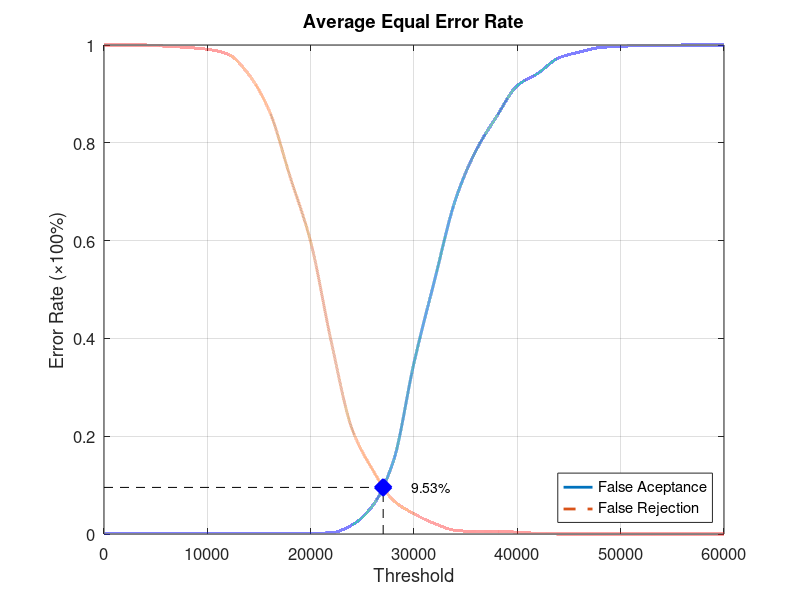
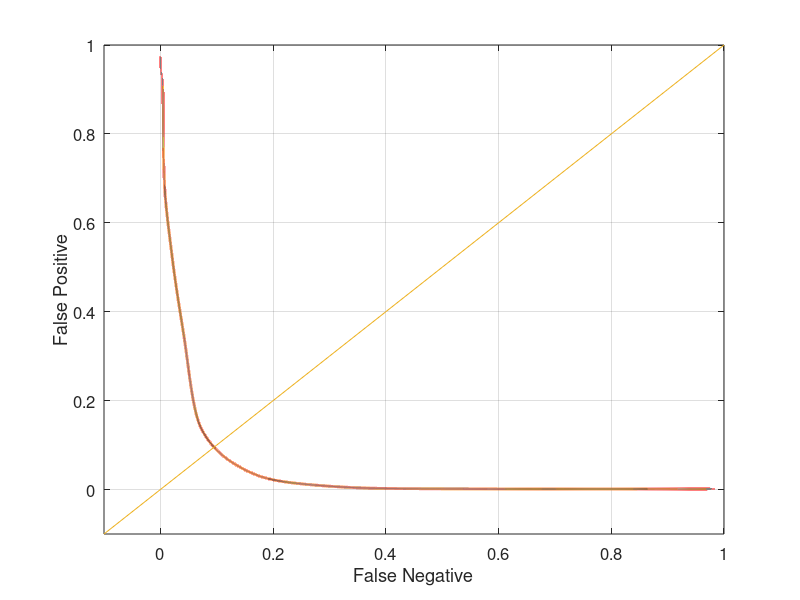

The MATLAB source for these figures, in order:
function yEER = Experiment2Average
close all;
clear;
clc;
x = 0:2000:60000;
xq = 0:0.5:60000;

y0 = [0 0.00131579 0.00131579 0.00131579 0.00131579 0.00131579 0.00131579 0.00131579 0.00131579 0.00131579 0.00131579 0.00263158 0.0184211 0.0578947 0.148684 0.35 0.519737 0.682895 0.784211 0.853947 0.917105 0.942105 0.973684 0.985526 0.994737 0.997368 0.998684 0.998684 1 1 1];
yy0 = interp1(x, y0, xq, 'pchip');
y1 = [1 1 1 0.9975 0.995 0.99125 0.98125 0.94 0.865 0.73125 0.5975 0.3925 0.215 0.13125 0.06875 0.04125 0.02125 0.0075 0.005 0.005 0.00375 0.00125 0 0 0 0 0 0 0 0 0];
yy1 = interp1(x, y1, xq, 'pchip');

% Calculating EER: 
y2 = abs(y0 - y1);
find(y2 == min(y2))
yy2 = abs(yy0 - yy1);
xEER = find(yy2 == min(yy2));
xEERIndex = xq(xEER) % X-axis EER
yEER = yy0(xEER) % Y-axis EER

main = figure
plot(xq, yy0,'-','LineWidth', 2);	hold on
plot(xq, yy1,'--','LineWidth', 2);	hold on
plot([xEERIndex xEERIndex], [0 yEER], 'k--');	hold on
plot([0 xEERIndex], [yEER yEER], 'k--');	hold on
plot(xEERIndex, yEER, 'bx', 'LineWidth', 10);	hold on
text(xEERIndex + 10 * xEERIndex / 100, yEER, [num2str(round((10000 * yEER)) / 100) '%'])
legend('False Aceptance', 'False Rejection', 'Location', 'SouthEast')
xlabel('Threshold')
ylabel('Error Rate (\times100%)')
title('Average Equal Error Rate')
set(gca, 'FontSize', 12)
axis([0 60000 0 1])
grid on

print(main, 'Experiment2AverageMain', '-dpng');
FNRxFPR = figure('Color', [1 1 1]);
plot(yy1, yy0, '-', yy1, yy0, 'LineWidth', 2);
hold on
y = -0.1:0.1:1
plot(y, y); 
set(gca, 'FontSize', 12)
xlabel('False Negative')
ylabel('False Positive')
axis([-0.1 1 -0.1 1])
set(gca, 'FontSize', 12)
grid on

print(FNRxFPR, 'Experiment2AverageFNRxFPR','-dpng');
end
